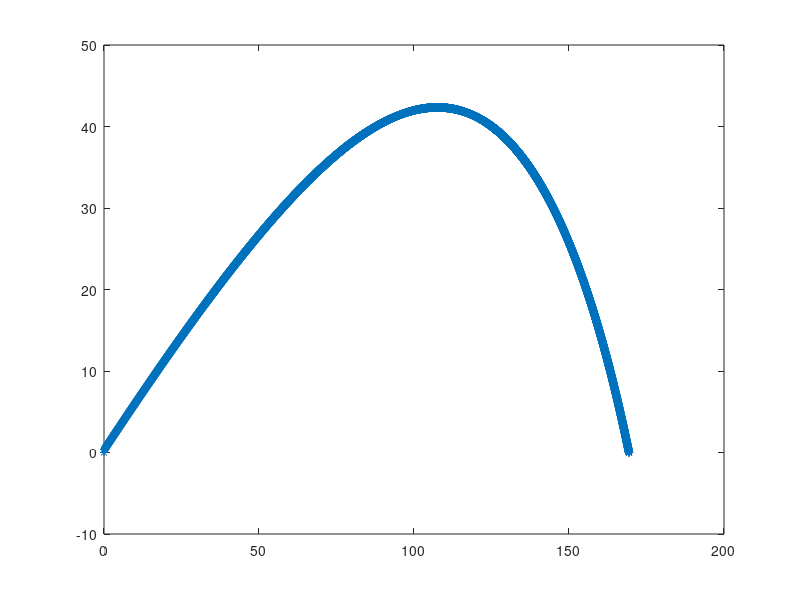

Recreate this plot in MATLAB.
%
%
% Movimento de Projetil Sob Arrasto Aerodinâmico Quadrático
%
% Aula de 09/03/2016
%
% Equações Governantes : m d([v_i v_j]') / dt = -m [0 g_j] - Ca [v_i v_j]' [v_i v_j] 
%
% Solução Via Método de Euler / Diferenças Difinitas
% 			  
%

clear
clc

format long ;

function wx = fx(Ca, vy, vx, m, mi)
	wx = - (1./ m) * Ca * ( sqrt(vx*vx + vy*vy) * vx) - mi * vx ;
endfunction

function wy = fy(Ca, vy, vx, g, m, mi)
	wy = -g - (1./ m) * Ca * ( sqrt(vx*vx + vy*vy) * vy)  - mi * vy;
endfunction

function zx = gx(vx)
	zx = vx ;
endfunction

function zy = gy(vy)
	zy = vy ;
endfunction


% Dados - Caso 1
m     = 0.010 ;
Ca    = 0.00010 ;
mi    = 18.68e-6 ;
g      = 9.80 ;

% Iniciando Integração --- Condições e Parâmetros Iniciais


h   = 0.001 ;
t0  = 0 ;
x0  = 0 ;
y0  = 0.3 ;
V0    = 100.0 ;
tetha = 3.14159 * 30.00 / 180.0 ;
vx0 = V0 * cos(tetha) ;
vy0 = V0 * sin(tetha) ;

i   = 1;

 t  = t0 ;
 x  = x0 ;
 y  = y0 ;
 vx = vx0 ;
 vy = vy0 ;

while ( y > 0.0001 )



 	k11  = fx( Ca, vy, vx, m, mi ) ;
 	k12  = fy( Ca, vy, vx, g, m, mi ) ;
 	k13  = gx( vx ) ;
 	k14  = gy( vy ) ;

	t = t + 0.5 * h ;

 	k21  = fx( Ca, vy + 0.5 * h * k12, vx + 0.5 * h * k11, m, mi ) ;
 	k22  = fy( Ca, vy + 0.5 * h * k12, vx + 0.5 * h * k11, g, m, mi ) ;
 	k23  = gx( vx + 0.5 * h * k11 ) ;
 	k24  = gy( vy + 0.5 * h * k12 ) ;


 	k31  = fx( Ca, vy + 0.5 * h * k22, vx + 0.5 * h * k21, m, mi ) ;
 	k32  = fy( Ca, vy + 0.5 * h * k22, vx + 0.5 * h * k21, g, m, mi ) ;
 	k33  = gx( vx + 0.5 * h * k21 ) ;
 	k34  = gy( vy + 0.5 * h * k22 ) ;

	t = t + 0.5 * h ;

 	k41  = fx( Ca, vy + h * k32, vx + h * k31, m, mi ) ;
 	k42  = fy( Ca, vy + h * k32, vx + h * k31, g, m, mi ) ;
 	k43  = gx( vx + h * k31 ) ;
 	k44  = gy( vy + h * k32 ) ;


 	vx = vx + (1.0/6.0) * h * ( 1.0 * k11 + 2.0 * k21 + 2.0 * k31 + 1.0 * k41 ) ;
 	vy = vy + (1.0/6.0) * h * ( 1.0 * k12 + 2.0 * k22 + 2.0 * k32 + 1.0 * k42 ) ;
 	x  =  x + (1.0/6.0) * h * ( 1.0 * k13 + 2.0 * k23 + 2.0 * k33 + 1.0 * k43 ) ;
 	y  =  y + (1.0/6.0) * h * ( 1.0 * k14 + 2.0 * k24 + 2.0 * k34 + 1.0 * k44 ) ;    
  

 	i = i + 1 ;
 	tempo(i)  = t ;
 	posicx(i) = x ;
 	posicy(i) = y ;
%%

endwhile


% Saidas
disp(" ========================================================= ")
disp(" Movimento de Projetil Sob Arrasto Aerodinamico Quadratico ")
disp(" ========================================================= ")
disp(" Dados : ")
disp(" ======= ")
disp(" Massa : "), disp(m)
disp(" Aceleração da Gravidade : "), disp(g)
disp(" Coef. de Amortecimento : "), disp(Ca)
disp(" Condicoes Iniciais : ")
disp(" Velocidade Inicial : "), disp(V0)
disp(" Angulo de Disparo [graus] : "), disp(180 * tetha / pi) ;
disp(" =========================== ")
disp(" Saida : ")
disp(" ======= ")
disp(" Alcance : "), disp(x);

% Plotando
figure(1);
plot ( posicx, posicy, '*');